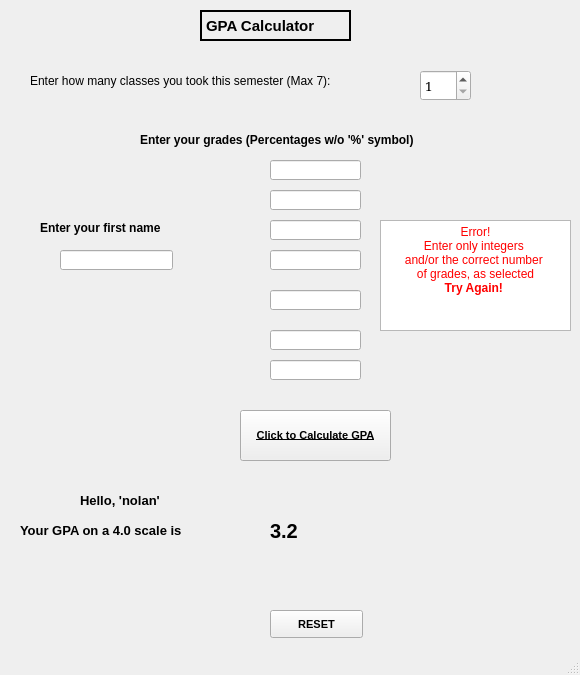
<?xml version="1.0" encoding="UTF-8"?>
<ui version="4.0">
 <class>MainWindow</class>
 <widget class="QMainWindow" name="MainWindow">
  <property name="geometry">
   <rect>
    <x>0</x>
    <y>0</y>
    <width>580</width>
    <height>675</height>
   </rect>
  </property>
  <property name="minimumSize">
   <size>
    <width>580</width>
    <height>675</height>
   </size>
  </property>
  <property name="maximumSize">
   <size>
    <width>580</width>
    <height>675</height>
   </size>
  </property>
  <property name="mouseTracking">
   <bool>false</bool>
  </property>
  <property name="windowTitle">
   <string>MainWindow</string>
  </property>
  <widget class="QWidget" name="centralwidget">
   <widget class="QLabel" name="label_2">
    <property name="geometry">
     <rect>
      <x>140</x>
      <y>130</y>
      <width>371</width>
      <height>20</height>
     </rect>
    </property>
    <property name="font">
     <font>
      <pointsize>9</pointsize>
      <weight>75</weight>
      <bold>true</bold>
     </font>
    </property>
    <property name="text">
     <string>Enter your grades (Percentages w/o '%' symbol)</string>
    </property>
   </widget>
   <widget class="QLineEdit" name="lineEdit_2">
    <property name="geometry">
     <rect>
      <x>270</x>
      <y>160</y>
      <width>91</width>
      <height>20</height>
     </rect>
    </property>
   </widget>
   <widget class="QLabel" name="label_3">
    <property name="geometry">
     <rect>
      <x>200</x>
      <y>10</y>
      <width>151</width>
      <height>31</height>
     </rect>
    </property>
    <property name="font">
     <font>
      <pointsize>11</pointsize>
      <weight>75</weight>
      <bold>true</bold>
     </font>
    </property>
    <property name="frameShape">
     <enum>QFrame::WinPanel</enum>
    </property>
    <property name="frameShadow">
     <enum>QFrame::Plain</enum>
    </property>
    <property name="text">
     <string>GPA Calculator</string>
    </property>
   </widget>
   <widget class="QLabel" name="label_4">
    <property name="geometry">
     <rect>
      <x>30</x>
      <y>70</y>
      <width>381</width>
      <height>21</height>
     </rect>
    </property>
    <property name="font">
     <font>
      <pointsize>9</pointsize>
      <weight>50</weight>
      <bold>false</bold>
     </font>
    </property>
    <property name="text">
     <string>Enter how many classes you took this semester (Max 7):</string>
    </property>
   </widget>
   <widget class="QLineEdit" name="lineEdit_9">
    <property name="geometry">
     <rect>
      <x>60</x>
      <y>250</y>
      <width>113</width>
      <height>20</height>
     </rect>
    </property>
   </widget>
   <widget class="QLineEdit" name="lineEdit_10">
    <property name="geometry">
     <rect>
      <x>270</x>
      <y>190</y>
      <width>91</width>
      <height>20</height>
     </rect>
    </property>
   </widget>
   <widget class="QLineEdit" name="lineEdit_11">
    <property name="geometry">
     <rect>
      <x>270</x>
      <y>220</y>
      <width>91</width>
      <height>20</height>
     </rect>
    </property>
    <property name="inputMethodHints">
     <set>Qt::ImhDigitsOnly</set>
    </property>
   </widget>
   <widget class="QLineEdit" name="lineEdit_12">
    <property name="geometry">
     <rect>
      <x>270</x>
      <y>250</y>
      <width>91</width>
      <height>20</height>
     </rect>
    </property>
   </widget>
   <widget class="QLineEdit" name="lineEdit_13">
    <property name="geometry">
     <rect>
      <x>270</x>
      <y>290</y>
      <width>91</width>
      <height>20</height>
     </rect>
    </property>
   </widget>
   <widget class="QLineEdit" name="lineEdit_14">
    <property name="geometry">
     <rect>
      <x>270</x>
      <y>330</y>
      <width>91</width>
      <height>20</height>
     </rect>
    </property>
   </widget>
   <widget class="QLineEdit" name="lineEdit_15">
    <property name="geometry">
     <rect>
      <x>270</x>
      <y>360</y>
      <width>91</width>
      <height>20</height>
     </rect>
    </property>
   </widget>
   <widget class="QSpinBox" name="spinBox">
    <property name="geometry">
     <rect>
      <x>420</x>
      <y>70</y>
      <width>51</width>
      <height>31</height>
     </rect>
    </property>
    <property name="font">
     <font>
      <family>SimSun</family>
      <pointsize>10</pointsize>
     </font>
    </property>
    <property name="focusPolicy">
     <enum>Qt::NoFocus</enum>
    </property>
    <property name="wrapping">
     <bool>false</bool>
    </property>
    <property name="keyboardTracking">
     <bool>true</bool>
    </property>
    <property name="minimum">
     <number>1</number>
    </property>
    <property name="maximum">
     <number>7</number>
    </property>
    <property name="value">
     <number>1</number>
    </property>
   </widget>
   <widget class="QPushButton" name="pushButton">
    <property name="geometry">
     <rect>
      <x>240</x>
      <y>410</y>
      <width>151</width>
      <height>51</height>
     </rect>
    </property>
    <property name="font">
     <font>
      <pointsize>8</pointsize>
      <weight>75</weight>
      <bold>true</bold>
      <underline>true</underline>
     </font>
    </property>
    <property name="text">
     <string>Click to Calculate GPA</string>
    </property>
   </widget>
   <widget class="QLabel" name="label_5">
    <property name="geometry">
     <rect>
      <x>20</x>
      <y>490</y>
      <width>231</width>
      <height>81</height>
     </rect>
    </property>
    <property name="font">
     <font>
      <pointsize>10</pointsize>
      <weight>75</weight>
      <bold>true</bold>
     </font>
    </property>
    <property name="text">
     <string>Your GPA on a 4.0 scale is </string>
    </property>
   </widget>
   <widget class="QLabel" name="label_6">
    <property name="geometry">
     <rect>
      <x>270</x>
      <y>520</y>
      <width>71</width>
      <height>21</height>
     </rect>
    </property>
    <property name="font">
     <font>
      <pointsize>15</pointsize>
      <weight>75</weight>
      <italic>false</italic>
      <bold>true</bold>
     </font>
    </property>
    <property name="text">
     <string>3.2</string>
    </property>
   </widget>
   <widget class="QPushButton" name="pushButton_2">
    <property name="geometry">
     <rect>
      <x>270</x>
      <y>610</y>
      <width>93</width>
      <height>28</height>
     </rect>
    </property>
    <property name="font">
     <font>
      <pointsize>8</pointsize>
      <weight>75</weight>
      <bold>true</bold>
     </font>
    </property>
    <property name="text">
     <string>RESET</string>
    </property>
   </widget>
   <widget class="QLabel" name="label_7">
    <property name="geometry">
     <rect>
      <x>380</x>
      <y>480</y>
      <width>111</width>
      <height>111</height>
     </rect>
    </property>
    <property name="text">
     <string/>
    </property>
    <property name="pixmap">
     <pixmap>../../Pictures/Camera Roll/Green_Smile_edit.png</pixmap>
    </property>
   </widget>
   <widget class="QLabel" name="label_8">
    <property name="geometry">
     <rect>
      <x>40</x>
      <y>220</y>
      <width>191</width>
      <height>16</height>
     </rect>
    </property>
    <property name="font">
     <font>
      <pointsize>9</pointsize>
      <weight>75</weight>
      <bold>true</bold>
     </font>
    </property>
    <property name="text">
     <string>Enter your first name</string>
    </property>
   </widget>
   <widget class="QLabel" name="label_9">
    <property name="geometry">
     <rect>
      <x>80</x>
      <y>480</y>
      <width>161</width>
      <height>41</height>
     </rect>
    </property>
    <property name="font">
     <font>
      <pointsize>10</pointsize>
      <weight>75</weight>
      <bold>true</bold>
     </font>
    </property>
    <property name="text">
     <string>Hello, 'nolan'</string>
    </property>
   </widget>
   <widget class="QTextBrowser" name="textBrowser">
    <property name="geometry">
     <rect>
      <x>380</x>
      <y>220</y>
      <width>191</width>
      <height>111</height>
     </rect>
    </property>
    <property name="autoFillBackground">
     <bool>false</bool>
    </property>
    <property name="html">
     <string>&lt;!DOCTYPE HTML PUBLIC &quot;-//W3C//DTD HTML 4.0//EN&quot; &quot;http://www.w3.org/TR/REC-html40/strict.dtd&quot;&gt;
&lt;html&gt;&lt;head&gt;&lt;meta name=&quot;qrichtext&quot; content=&quot;1&quot; /&gt;&lt;style type=&quot;text/css&quot;&gt;
p, li { white-space: pre-wrap; }
&lt;/style&gt;&lt;/head&gt;&lt;body style=&quot; font-family:'MS Shell Dlg 2'; font-size:6.6pt; font-weight:400; font-style:normal;&quot;&gt;
&lt;p align=&quot;center&quot; style=&quot; margin-top:0px; margin-bottom:0px; margin-left:0px; margin-right:0px; -qt-block-indent:0; text-indent:0px;&quot;&gt;&lt;span style=&quot; font-size:9pt; color:#ff0000;&quot;&gt;Error!&lt;/span&gt;&lt;/p&gt;
&lt;p align=&quot;center&quot; style=&quot; margin-top:0px; margin-bottom:0px; margin-left:0px; margin-right:0px; -qt-block-indent:0; text-indent:0px;&quot;&gt;&lt;span style=&quot; font-size:9pt; color:#ff0000;&quot;&gt;Enter only integers &lt;/span&gt;&lt;/p&gt;
&lt;p align=&quot;center&quot; style=&quot; margin-top:0px; margin-bottom:0px; margin-left:0px; margin-right:0px; -qt-block-indent:0; text-indent:0px;&quot;&gt;&lt;span style=&quot; font-size:9pt; color:#ff0000;&quot;&gt;and/or the correct number &lt;/span&gt;&lt;/p&gt;
&lt;p align=&quot;center&quot; style=&quot; margin-top:0px; margin-bottom:0px; margin-left:0px; margin-right:0px; -qt-block-indent:0; text-indent:0px;&quot;&gt;&lt;span style=&quot; font-size:9pt; color:#ff0000;&quot;&gt;of grades, as selected&lt;/span&gt;&lt;/p&gt;
&lt;p align=&quot;center&quot; style=&quot; margin-top:0px; margin-bottom:0px; margin-left:0px; margin-right:0px; -qt-block-indent:0; text-indent:0px;&quot;&gt;&lt;span style=&quot; font-size:9pt; font-weight:600; color:#ff0000;&quot;&gt;Try Again! &lt;/span&gt;&lt;/p&gt;&lt;/body&gt;&lt;/html&gt;</string>
    </property>
   </widget>
  </widget>
  <widget class="QMenuBar" name="menubar">
   <property name="geometry">
    <rect>
     <x>0</x>
     <y>0</y>
     <width>580</width>
     <height>26</height>
    </rect>
   </property>
  </widget>
  <widget class="QStatusBar" name="statusbar"/>
 </widget>
 <resources/>
 <connections/>
</ui>
